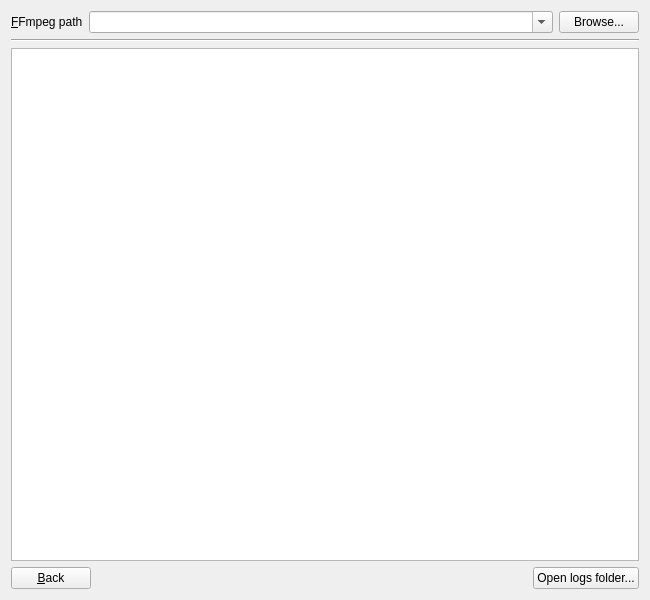
<?xml version="1.0" encoding="UTF-8"?>
<ui version="4.0">
 <class>SettingsFrame</class>
 <widget class="QFrame" name="SettingsFrame">
  <property name="geometry">
   <rect>
    <x>0</x>
    <y>0</y>
    <width>650</width>
    <height>600</height>
   </rect>
  </property>
  <property name="minimumSize">
   <size>
    <width>650</width>
    <height>600</height>
   </size>
  </property>
  <property name="maximumSize">
   <size>
    <width>16777215</width>
    <height>16777215</height>
   </size>
  </property>
  <property name="windowTitle">
   <string>Frame</string>
  </property>
  <layout class="QVBoxLayout" name="verticalLayout">
   <item>
    <layout class="QHBoxLayout" name="horizontalLayout">
     <item>
      <widget class="QLabel" name="ffmpeg_path_label">
       <property name="sizePolicy">
        <sizepolicy hsizetype="Fixed" vsizetype="Preferred">
         <horstretch>0</horstretch>
         <verstretch>0</verstretch>
        </sizepolicy>
       </property>
       <property name="text">
        <string>&amp;FFmpeg path</string>
       </property>
       <property name="buddy">
        <cstring>ffmpeg_browse_button</cstring>
       </property>
      </widget>
     </item>
     <item>
      <widget class="QComboBox" name="ffmpeg_path_combo">
       <property name="sizePolicy">
        <sizepolicy hsizetype="Ignored" vsizetype="Fixed">
         <horstretch>0</horstretch>
         <verstretch>0</verstretch>
        </sizepolicy>
       </property>
       <property name="editable">
        <bool>true</bool>
       </property>
      </widget>
     </item>
     <item>
      <widget class="QPushButton" name="ffmpeg_browse_button">
       <property name="sizePolicy">
        <sizepolicy hsizetype="Fixed" vsizetype="Fixed">
         <horstretch>0</horstretch>
         <verstretch>0</verstretch>
        </sizepolicy>
       </property>
       <property name="text">
        <string>Browse...</string>
       </property>
      </widget>
     </item>
    </layout>
   </item>
   <item>
    <widget class="Line" name="line">
     <property name="orientation">
      <enum>Qt::Orientation::Horizontal</enum>
     </property>
    </widget>
   </item>
   <item>
    <widget class="QTextBrowser" name="dependencies_textbox">
     <property name="openLinks">
      <bool>false</bool>
     </property>
    </widget>
   </item>
   <item>
    <layout class="QHBoxLayout" name="horizontalLayout_2">
     <item>
      <widget class="QPushButton" name="back_button">
       <property name="sizePolicy">
        <sizepolicy hsizetype="Fixed" vsizetype="Fixed">
         <horstretch>0</horstretch>
         <verstretch>0</verstretch>
        </sizepolicy>
       </property>
       <property name="text">
        <string>&amp;Back</string>
       </property>
      </widget>
     </item>
     <item>
      <spacer name="horizontalSpacer">
       <property name="orientation">
        <enum>Qt::Orientation::Horizontal</enum>
       </property>
       <property name="sizeHint" stdset="0">
        <size>
         <width>40</width>
         <height>20</height>
        </size>
       </property>
      </spacer>
     </item>
     <item>
      <widget class="QPushButton" name="open_logs_button">
       <property name="text">
        <string>Open logs folder...</string>
       </property>
      </widget>
     </item>
    </layout>
   </item>
  </layout>
 </widget>
 <resources/>
 <connections/>
</ui>
